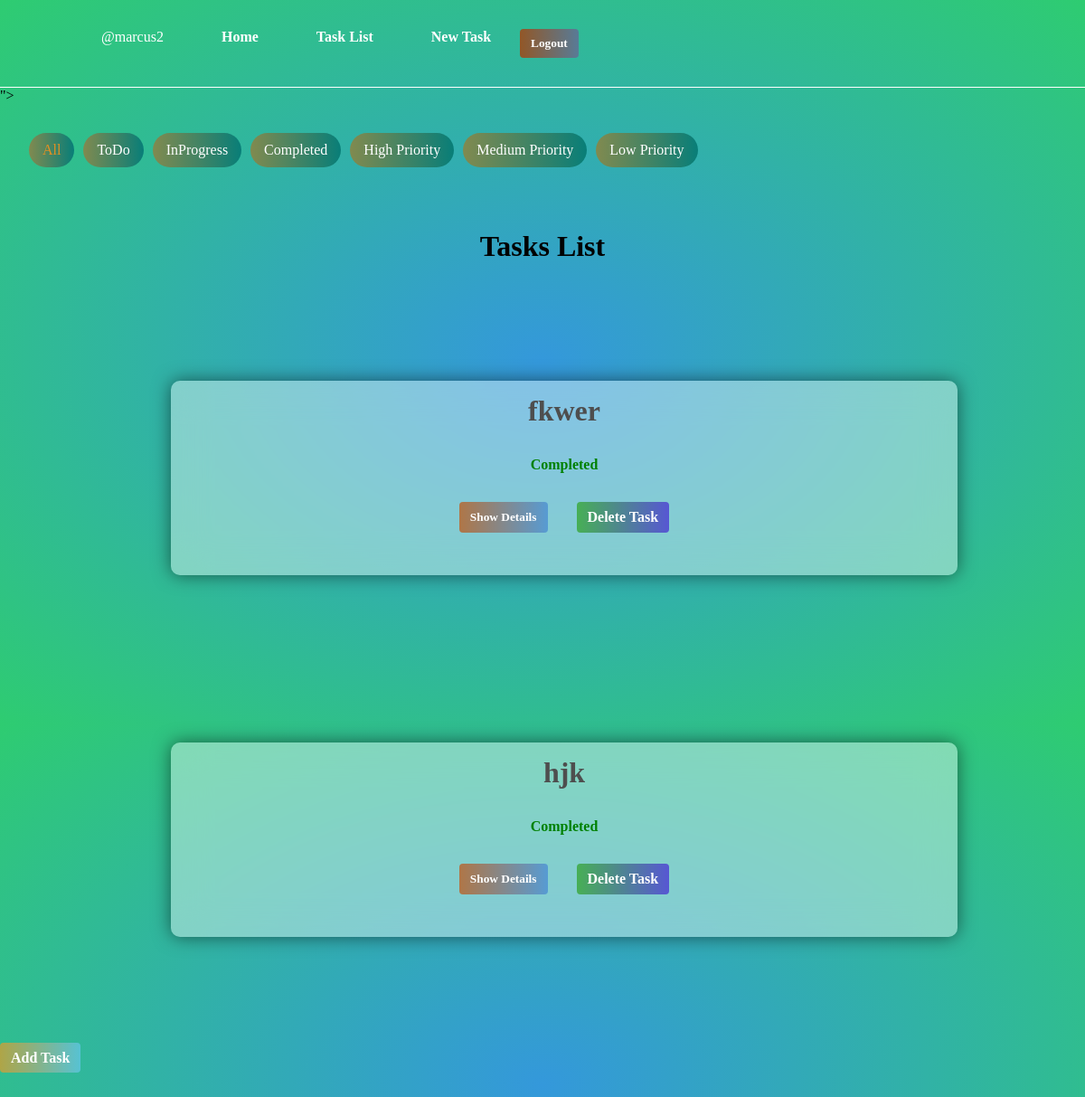
The page /tasks/ (signed in) on the database as committed earlier.
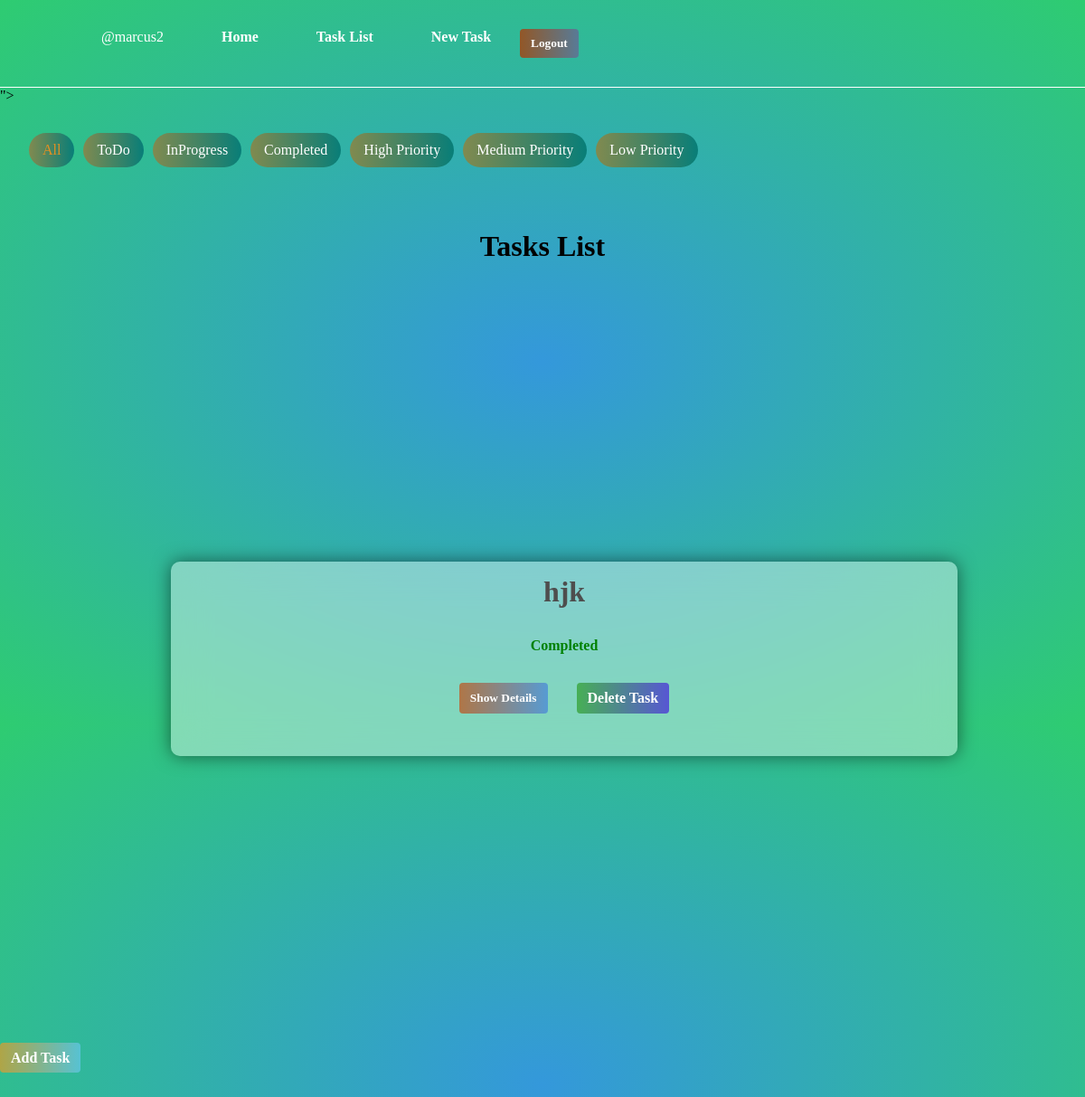
The same page on the database as committed later.
### tasks/models.py (models this page shows, shortened)
class Task(models.Model):
    user = models.ForeignKey(User, on_delete=models.CASCADE)
    title = models.CharField(max_length=255)
    description = models.TextField(blank=True)
    due_date = models.DateField()
    priority = models.CharField(max_length=20, choices=[
        ('Low', 'Low'), ('Medium', 'Medium'), ('High', 'High'),])
    status = models.CharField(max_length=20, choices=[
        ('ToDo', 'To Do'), ('InProgress', 'In Progress'), ('Completed', 'Completed')])
    created_at = models.DateTimeField(auto_now_add=True)
    updated_at = models.DateTimeField(auto_now=True)

### tasks/views.py (the view)
# urls.py: path('tasks/', task_list, name='task_list'),
@login_required(login_url='login')
def task_list(request):
    status = request.GET.get('status', None)
    priority = request.GET.get('priority', None)
    tasks = Task.objects.filter(user=request.user)
    if status:
        tasks = tasks.filter(status=status)
    if priority:
        tasks = tasks.filter(priority=priority)
    return render(request, 'tasks/task_list.html', {'tasks': tasks, 'status': status, 'priority': priority})

### tasks/templates/tasks/task_list.html (shortened to what this page needs)
{% extends 'tasks/base.html' %}
{% load static %}
{% block content %}
  <head>
    <link rel="stylesheet" type="text/css" href="{% static 'tasks/css/task_list.css' %}">
    <meta name="csrf-token" content="{% csrf_token %}">
  </head>
  <div class="filter-container">
    <a href="{% url 'task_list' %}" class="filter-btn {% if not request.GET.status %}active{% endif %}">All</a>
    <a href="?status=ToDo" class="filter-btn {% if request.GET.status == 'ToDo' %}active{% endif %}">ToDo</a>
    <a href="?status=InProgress" class="filter-btn {% if request.GET.status == 'InProgress' %}active{% endif %}">InProgress</a>
    <a href="?status=Completed" class="filter-btn {% if request.GET.status == 'Completed' %}active{% endif %}">Completed</a>
    <a href="?priority=High" class="filter-btn {% if request.GET.priority == 'High' %}active{% endif %}">High Priority</a>
    <a href="?priority=Medium" class="filter-btn {% if request.GET.priority == 'Medium' %}active{% endif %}">Medium Priority</a>
    <a href="?priority=Low" class="filter-btn {% if request.GET.priority == 'Low' %}active{% endif %}">Low Priority</a>
  </div>
  <div class="task-main-title">
    <h1>Tasks List</h1>
  </div>
  {% if tasks %}
    <div class="task-container">
      {% for task in tasks %}
        <div class="task-text">
          <span class="task-title">{{ task.title }}</span>
          <span class="task-status {{ task.status|lower }}">{{ task.status }}</span>
          <div class="task-button-container">
            <button class="show-details-btn" data-task-id="{{ task.id }}">Show Details</button>
            <a class="delete-task-btn" href="{% url 'delete_task' task.id %}">Delete Task</a>
          </div>
        </div>
      {% endfor %}
    </div>
  {% else %}
    <div class="unavailable-task-container">
      <p>No tasks available for you!</p>
    </div>
  {% endif %}
  <div class="create-task-container">
    <a class="create-task-btn" href="{% url 'create_task' %}">Add Task</a>
  </div>
{% endblock %}

Rows that differ between the two databases and show on the page:
removed Task: title "fkwer", status "Completed"
